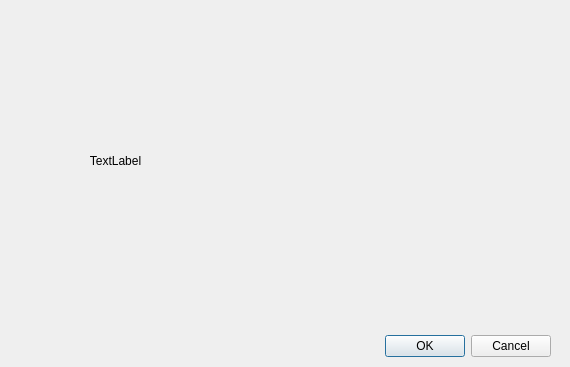
<?xml version="1.0" encoding="UTF-8"?>
<ui version="4.0">
 <class>polaroidpropdialog</class>
 <widget class="QDialog" name="polaroidpropdialog">
  <property name="geometry">
   <rect>
    <x>0</x>
    <y>0</y>
    <width>570</width>
    <height>367</height>
   </rect>
  </property>
  <property name="windowTitle">
   <string>Dialog</string>
  </property>
  <widget class="QDialogButtonBox" name="buttonBox">
   <property name="geometry">
    <rect>
     <x>210</x>
     <y>330</y>
     <width>341</width>
     <height>32</height>
    </rect>
   </property>
   <property name="orientation">
    <enum>Qt::Horizontal</enum>
   </property>
   <property name="standardButtons">
    <set>QDialogButtonBox::Cancel|QDialogButtonBox::Ok</set>
   </property>
  </widget>
  <widget class="QLabel" name="label">
   <property name="geometry">
    <rect>
     <x>10</x>
     <y>10</y>
     <width>211</width>
     <height>301</height>
    </rect>
   </property>
   <property name="text">
    <string>TextLabel</string>
   </property>
   <property name="alignment">
    <set>Qt::AlignCenter</set>
   </property>
  </widget>
 </widget>
 <resources/>
 <connections>
  <connection>
   <sender>buttonBox</sender>
   <signal>accepted()</signal>
   <receiver>polaroidpropdialog</receiver>
   <slot>accept()</slot>
   <hints>
    <hint type="sourcelabel">
     <x>248</x>
     <y>254</y>
    </hint>
    <hint type="destinationlabel">
     <x>157</x>
     <y>274</y>
    </hint>
   </hints>
  </connection>
  <connection>
   <sender>buttonBox</sender>
   <signal>rejected()</signal>
   <receiver>polaroidpropdialog</receiver>
   <slot>reject()</slot>
   <hints>
    <hint type="sourcelabel">
     <x>316</x>
     <y>260</y>
    </hint>
    <hint type="destinationlabel">
     <x>286</x>
     <y>274</y>
    </hint>
   </hints>
  </connection>
 </connections>
</ui>
